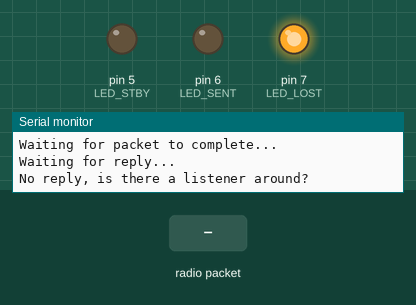
This sketch was run on a simulated Arduino Uno, built with avr-gcc and run on an emulated ATmega328P. Parts: output pins drawn as LEDs (lit = HIGH), the last lines printed to the serial monitor. The inputs (shaded band) are chosen by the test bench. No radio packets arrive unless stated; pins used as bus, display or sensor lines are not drawn.

Above: at 1.3 s.
1.4 s: radio packet "1" arrives
At 6.7 s:
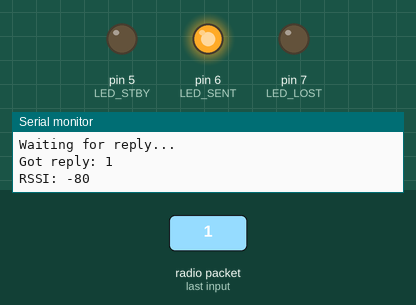
At 7.3 s:
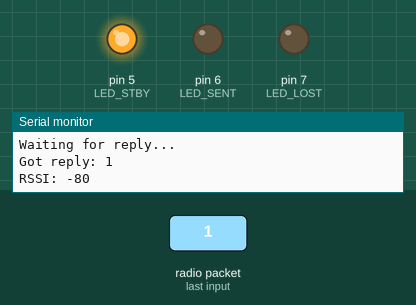
Timing chart, 0 to 14.3 s (numbered marks = the images above; inputs shaded):
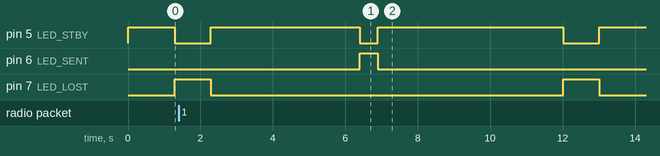

The sketch:

lora_tx.ino
```cpp
// LoRa 915MHz_TX
// -*- mode: C++ -*-
// Example sketch showing how to create a simple messaging client (transmitter)
// with the RH_RF95 class. RH_RF95 class does not provide for addressing or
// reliability, so you should only use RH_RF95 if you do not need the higher
// level messaging abilities.
// It is designed to work with the other example LoRa9x_RX

#include <SPI.h>
#include <RH_RF95.h>

#define RFM95_CS 10
#define RFM95_RST 9
#define RFM95_INT 2

// change to 915.0 MHz, it must match RX's frequency!
#define RF95_FREQ 915.0
#define LED_STBY 5
#define LED_SENT 6
#define LED_LOST 7

// packet statistics
int sent_pkt = 0;
int rcvd_pkt = 0;
int lost_pkt = 0;

// singleton instance of the radio driver
RH_RF95 rf95(RFM95_CS, RFM95_INT);

void setup(){
	pinMode(LED_STBY, OUTPUT);
	pinMode(LED_SENT, OUTPUT);
	pinMode(LED_LOST, OUTPUT);
	pinMode(RFM95_RST, OUTPUT);
	digitalWrite(RFM95_RST, HIGH);
	digitalWrite(LED_STBY, HIGH);
	digitalWrite(LED_SENT, LOW);
	digitalWrite(LED_LOST, LOW);

	while(!Serial);
	Serial.begin(9600); delay(100);

	Serial.println("Arduino LoRa TX Test!");

	// manual reset
	digitalWrite(RFM95_RST, LOW); delay(10);
	digitalWrite(RFM95_RST, HIGH); delay(10);

	while(!rf95.init()){
		Serial.println("LoRa radio init failed");
		while(1);
	}
	Serial.println("LoRa radio init OK!");

	// Defaults after init are 434.0MHz, modulation GFSK_Rb250Fd250, +13dbM
	if(!rf95.setFrequency(RF95_FREQ)) {
	Serial.println("setFrequency failed");
	while(1);
	}
	Serial.print("Set Freq to: "); Serial.println(RF95_FREQ);

	// Defaults after init are 434.0MHz, 13dBm, Bw = 125 kHz, Cr = 4/5, Sf = 128chips/symbol, CRC on

	// The default transmitter power is 13dBm, using PA_BOOST.
	// If you are using RFM95/96/97/98 modules which uses the PA_BOOST transmitter pin, then
	// you can set transmitter powers from 5 to 23 dBm:
	rf95.setTxPower(23, false);
}

int16_t packetnum = 0;  // packet counter, we increment per xmission

void loop(){
	digitalWrite(LED_STBY, HIGH);
	Serial.println("Sending to rf95_server");
	// Send a message to rf95_server
	char radiopacket[20] = "Hello World #      ";
	itoa(packetnum++, radiopacket+13, 10);
	Serial.print("Sending "); Serial.println(radiopacket);
	radiopacket[19] = 0;
	Serial.println("Sending..."); delay(10);
	rf95.send((uint8_t *)radiopacket, 20);

	Serial.println("Waiting for packet to complete..."); delay(10);
	rf95.waitPacketSent();
	// Now wait for a reply
	uint8_t buf[RH_RF95_MAX_MESSAGE_LEN];
	uint8_t len = sizeof(buf);

	Serial.println("Waiting for reply..."); delay(10);
	if(rf95.waitAvailableTimeout(1000)){
		// Should be a reply message for us now
		if(rf95.recv(buf, &len)){
			digitalWrite(LED_STBY, LOW);
			digitalWrite(LED_SENT, HIGH);
			Serial.print("Got reply: ");
			Serial.println((char*)buf);
			Serial.print("RSSI: ");
			Serial.println(rf95.lastRssi(), DEC);
			rcvd_pkt++; delay(500);
      digitalWrite(LED_SENT, LOW);
		} else{
			Serial.println("Receive failed");
			digitalWrite(LED_STBY, LOW);
			digitalWrite(LED_LOST, HIGH);
			lost_pkt++;
			delay(1000);
		}
	} else{
		digitalWrite(LED_LOST, HIGH);
		digitalWrite(LED_STBY, LOW);
		Serial.println("No reply, is there a listener around?");
		lost_pkt++;
    delay(1000);
	}
	sent_pkt++;
	digitalWrite(LED_SENT, LOW);
	digitalWrite(LED_LOST, LOW);
  digitalWrite(LED_STBY, HIGH); delay(4000);
}
```

Measured:
- after the input at 1.4 s, pin 6 (LED_SENT): LOW → HIGH after 5.0 s, → LOW 0.50 s later
